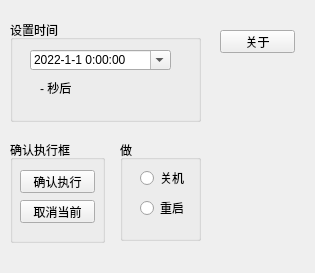
<?xml version="1.0" encoding="UTF-8"?>
<ui version="4.0">
 <class>MainWindow</class>
 <widget class="QMainWindow" name="MainWindow">
  <property name="geometry">
   <rect>
    <x>0</x>
    <y>0</y>
    <width>315</width>
    <height>273</height>
   </rect>
  </property>
  <property name="minimumSize">
   <size>
    <width>315</width>
    <height>273</height>
   </size>
  </property>
  <property name="maximumSize">
   <size>
    <width>315</width>
    <height>273</height>
   </size>
  </property>
  <property name="windowTitle">
   <string>定时关机</string>
  </property>
  <widget class="QWidget" name="centralwidget">
   <widget class="QPushButton" name="pushButton">
    <property name="geometry">
     <rect>
      <x>220</x>
      <y>30</y>
      <width>75</width>
      <height>23</height>
     </rect>
    </property>
    <property name="text">
     <string>关于</string>
    </property>
   </widget>
   <widget class="QGroupBox" name="groupBox">
    <property name="geometry">
     <rect>
      <x>10</x>
      <y>20</y>
      <width>191</width>
      <height>102</height>
     </rect>
    </property>
    <property name="title">
     <string>设置时间</string>
    </property>
    <widget class="QLabel" name="label_time">
     <property name="geometry">
      <rect>
       <x>30</x>
       <y>60</y>
       <width>121</width>
       <height>16</height>
      </rect>
     </property>
     <property name="text">
      <string>- 秒后</string>
     </property>
    </widget>
    <widget class="QDateTimeEdit" name="time">
     <property name="geometry">
      <rect>
       <x>20</x>
       <y>30</y>
       <width>141</width>
       <height>20</height>
      </rect>
     </property>
     <property name="wrapping">
      <bool>false</bool>
     </property>
     <property name="dateTime">
      <datetime>
       <hour>0</hour>
       <minute>0</minute>
       <second>0</second>
       <year>2022</year>
       <month>1</month>
       <day>1</day>
      </datetime>
     </property>
     <property name="displayFormat">
      <string>yyyy-M-d H:mm:ss</string>
     </property>
     <property name="calendarPopup">
      <bool>true</bool>
     </property>
    </widget>
   </widget>
   <widget class="QGroupBox" name="groupBox_2">
    <property name="geometry">
     <rect>
      <x>120</x>
      <y>140</y>
      <width>81</width>
      <height>101</height>
     </rect>
    </property>
    <property name="title">
     <string>做</string>
    </property>
    <widget class="QRadioButton" name="GuanJi_AN">
     <property name="geometry">
      <rect>
       <x>20</x>
       <y>30</y>
       <width>47</width>
       <height>16</height>
      </rect>
     </property>
     <property name="text">
      <string>关机</string>
     </property>
    </widget>
    <widget class="QRadioButton" name="ChongQi_AN">
     <property name="geometry">
      <rect>
       <x>20</x>
       <y>60</y>
       <width>47</width>
       <height>16</height>
      </rect>
     </property>
     <property name="text">
      <string>重启</string>
     </property>
    </widget>
   </widget>
   <widget class="QGroupBox" name="groupBox_4">
    <property name="geometry">
     <rect>
      <x>10</x>
      <y>140</y>
      <width>95</width>
      <height>103</height>
     </rect>
    </property>
    <property name="title">
     <string>确认执行框</string>
    </property>
    <widget class="QPushButton" name="QRZX">
     <property name="geometry">
      <rect>
       <x>10</x>
       <y>30</y>
       <width>75</width>
       <height>23</height>
      </rect>
     </property>
     <property name="text">
      <string>确认执行</string>
     </property>
    </widget>
    <widget class="QPushButton" name="QXDQ">
     <property name="geometry">
      <rect>
       <x>10</x>
       <y>60</y>
       <width>75</width>
       <height>23</height>
      </rect>
     </property>
     <property name="text">
      <string>取消当前</string>
     </property>
    </widget>
   </widget>
  </widget>
 </widget>
 <resources/>
 <connections/>
</ui>
